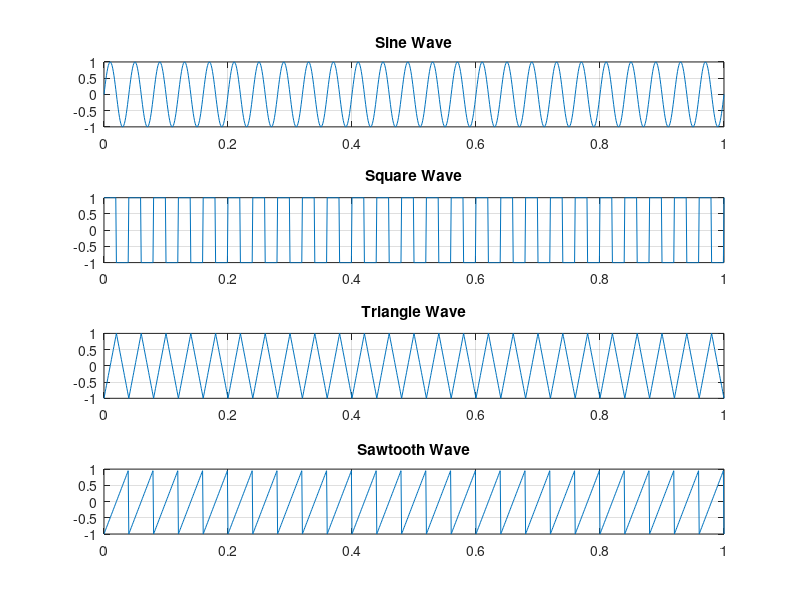

The MATLAB source for this figure:
clc;
clear;
close all;

% Time vector
t = 0:0.001:1;

% Frequency
f = 25;

% Signal Generation
sine_wave = sin(2*pi*f*t);

square_wave = square(2*pi*f*t);

triangle_wave = sawtooth(2*pi*f*t,0.5);

sawtooth_wave = sawtooth(2*pi*f*t);

% Plot Signals

figure;

subplot(4,1,1);
plot(t,sine_wave);
title('Sine Wave');
grid on;

subplot(4,1,2);
plot(t,square_wave);
title('Square Wave');
grid on;

subplot(4,1,3);
plot(t,triangle_wave);
title('Triangle Wave');
grid on;

subplot(4,1,4);
plot(t,sawtooth_wave);
title('Sawtooth Wave');
grid on;
